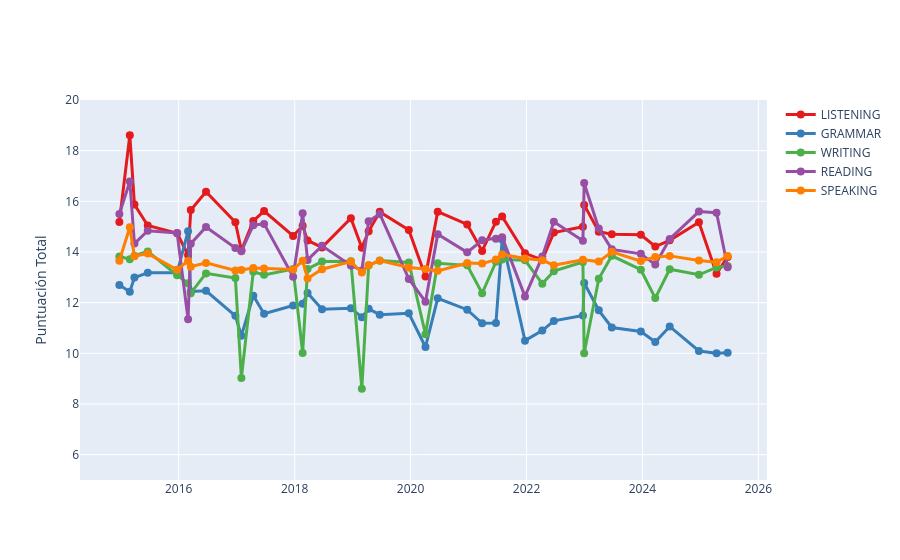

This figure's notebook cell:
### Markdown cell above
# Graficos plotly

### Code cell
# Importar plotly.graph_objects si no lo has hecho
import plotly.graph_objects as go
import plotly.express as px
# Opción 4: Gráfico interactivo con múltiples trazas
fig4 = go.Figure()

materias = df_principal['MATERIA'].unique()
colores = px.colors.qualitative.Set1

for i, materia in enumerate(materias):
    df_materia = df[df['MATERIA'] == materia]
    fig4.add_trace(go.Scatter(
        x=df_materia['DATA_EVALUACIO'],
        y=df_materia['RESULT'],
        name=materia,
        mode='lines+markers',
        line=dict(color=colores[i % len(colores)], width=3),
        marker=dict(size=8)
    ))

fig4.update_layout(
    #title='Evolución Detallada por Materia',
    #xaxis_title='Evaluación',
    yaxis_title='Puntuación Total',
    yaxis=dict(range=[5, 20]),
    hovermode='closest'
)
"""
fig4.write_html(
    "C:\\temp\img\\grafico_interactivo_MATERIAS.html",
    include_plotlyjs='cdn',  # Usa CDN en lugar de incluir toda la librería
    config={
        'responsive': True,
        'displaylogo': False
    }
)
"""
fig4.show()
